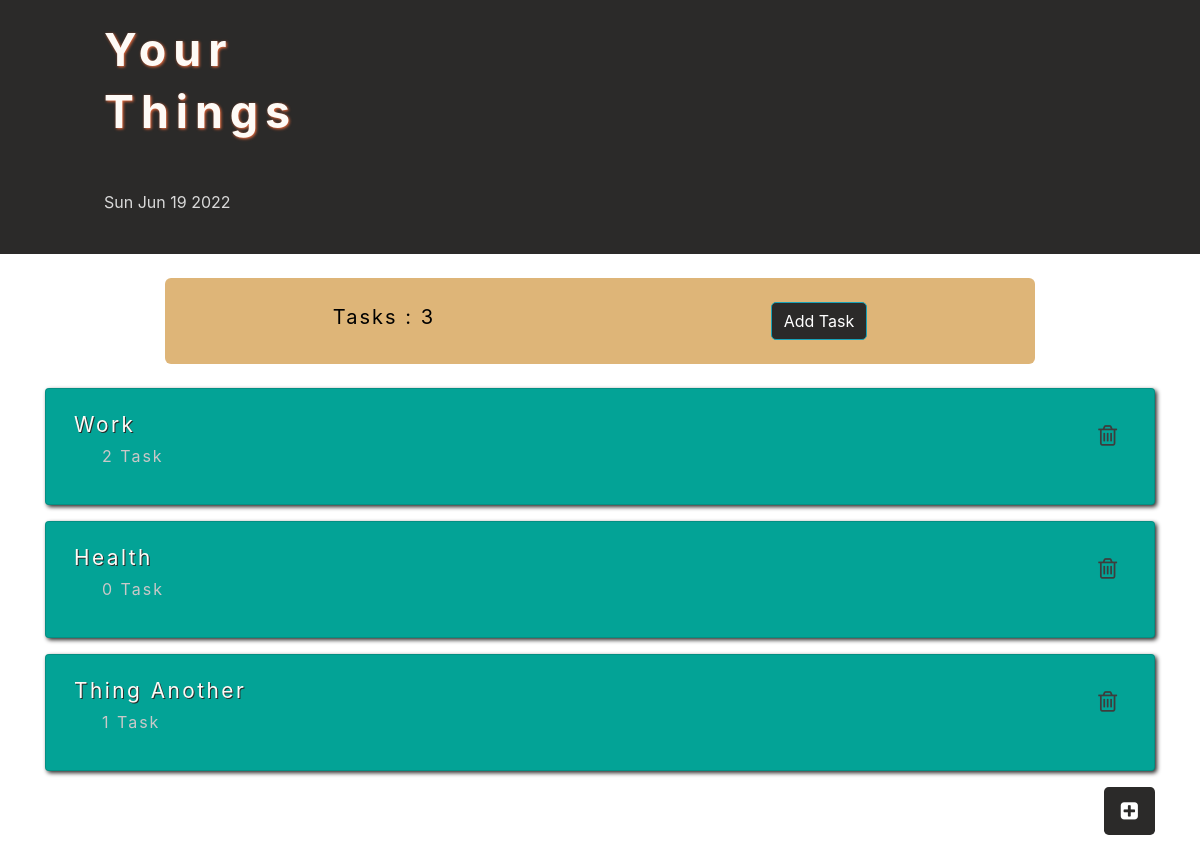
Page /todo/ on the earlier database version.
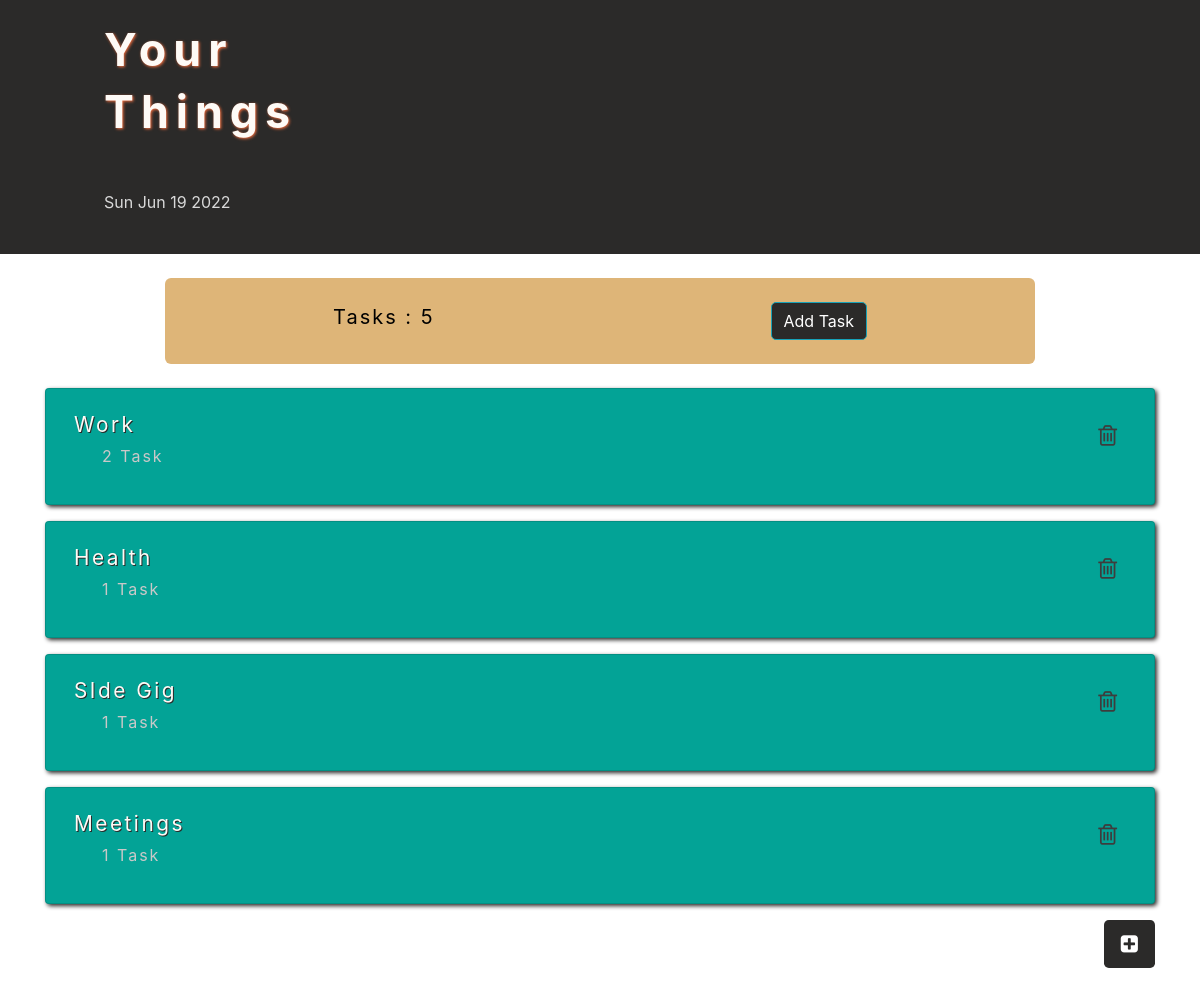
Same page on the later database version.
### todo/models.py (models this page shows, shortened)
class Thing(models.Model):
    name = models.CharField(
            max_length=200,
            help_text='Enter a category (e.g. School)',
            validators=[MinLengthValidator(2, "Thing must be greater than 1 character")]
    )

### todo/views.py (the view)
# urls.py: path('', views.MainView.as_view(), name='all'),
class MainView(View):
    def get(self, request):
        thing_list = Thing.objects.all()
        task_count = Task.objects.all().count()
        ctx = {'thing_list': thing_list, 'task_count': task_count}
        return render(request, 'todo/thing_list.html', ctx)

### todo/templates/todo/thing_list.html (shortened to what this page needs)
{% extends "base_main.html" %}
{% block content %}
<div class="container-fluid p-4 main-header">
  <div class="header-offset">
    <h1>Your</h1>
    <h1>Things</h1>
    <p id="date"></p>
  </div>
</div>
<div class="container my-4 w-75">
  <div class="d-flex flex-main">
    <div class="p-4 flex-fill text-center border-light rounded">
      <a href="{% url 'todo:task_list' %}">Tasks : {{ task_count }} </a>
    </div>
    <div class="p-4  flex-fill text-center ">
      <a href="{% url 'todo:task_create' %}">
        <button class="btn btn-info ">Add Task</button>
      </a>
    </div>
  </div>
</div>
{% if thing_list %}
{% for thing in thing_list %}
<div class="container">
  <div class="card mb-3 my-card">
    <div class="card-body">
      <div class="d-inline p-2 text-capitalize">
        <a href="{% url 'todo:thing_update' thing.id %}">
          <span>{{ thing.name }}</span>
        </a>
      </div>
      <div class=" d-inline p-2">
        <a href="{% url 'todo:thing_delete' thing.id %}">
          <button class="btn btn-lg float-right my-btn-delete"><i class="fa fa-trash-o"></i></button>
        </a>
      </div>
      <div class="mt-1 ml-3 d-block">
        {% with total=thing.task_set.all.count %}
        <p class="">{{total}} Task</p>
        {% endwith %}
      </div>
    </div>
  </div>
</div>
{% endfor %}
{% else %}
<p>There are no things in the library.</p>
{% endif %}
<div class="container h-25">
  <a href="{% url 'todo:thing_create' %}">
    <button class="btn btn-lg float-right"><i class="fa fa-plus-square"></i></button>
  </a>
</div>
<div class="container p-5"></div>
{% endblock %}

Differences in the rows shown:
removed Thing: name "Thing Another", task_set.all.count "1"
computed for Thing "Health": task_set.all.count "0" → "1"
added Thing: name "SIde Gig", task_set.all.count "1"
added Thing: name "Meetings", task_set.all.count "1"
Other differences:
{{ task_count }}: "3" → "5"
